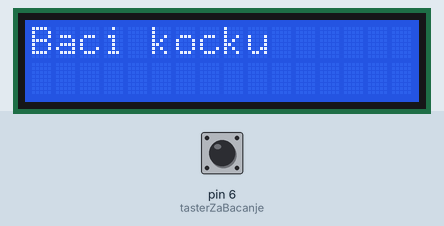
Bench run of a sketch on a simulated Arduino Uno, built with avr-gcc and run on an emulated ATmega328P. Shown: 16×2 character LCD. The test bench sets the inputs (shaded band); at power-on: pin 6 (tasterZaBacanje) HIGH. Random numbers use the default seed unless the sketch sets one; what the sketch prints to the serial monitor is not drawn.

Above: at 7.9 s.
8.0 s: pin 6 (tasterZaBacanje) pulled LOW for 0.15 s
At 9.1 s:
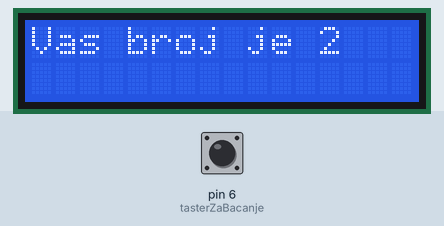
9.6 s: pin 6 (tasterZaBacanje) pulsed LOW 5 times (0.12 s each, 0.3 s apart)
At 10.08 s:
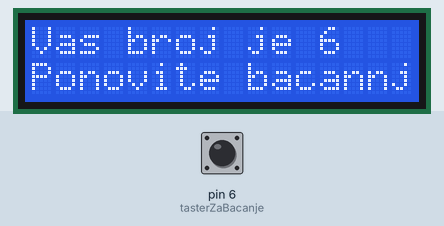
12.6 s: pin 6 (tasterZaBacanje) pulled LOW for 1 s
At 13.8 s:
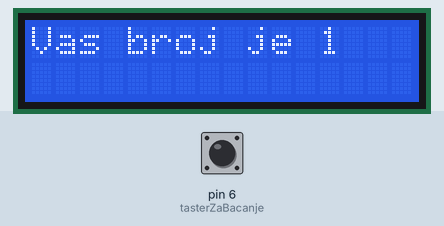
Timing chart, 0 to 14.5 s (numbered marks = the images above; inputs shaded):
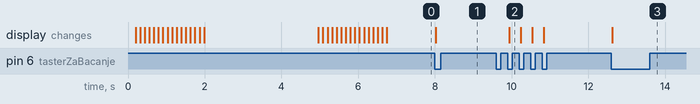

The sketch:

B26_Program.ino
```cpp
// ---  B26 - Baci kockicu
// ---  Autor: Zoran Todorovic
// ---  09.06.2022.

// [ Biblioteke ] //
#include <Wire.h>
#include <LiquidCrystal_I2C.h>

LiquidCrystal_I2C lcd(0x27, 16, 2);


int tasterZaBacanje = 6;


void setup() {
  pinMode(tasterZaBacanje, INPUT);
  Serial.begin(9600);
  // obavezni koraci za setup displeja
  lcd.begin();
  lcd.backlight();
  animacija(); // pozivanje test programa

}

void animacija(){
  lcd.clear(); // brise sve sa displeja*/

  for(int i = 0; i < 28; i++){
    lcd.clear();
     lcd.setCursor(i, 0);
    lcd.print("Dobar dan"); // postavljanje teksta displeja
    delay(107); // delay zbog 3 sekunde efekta
  }

  for(int i = 28; i > 0; i--){
    lcd.clear();
    lcd.setCursor(i, 0);
    lcd.print("Dobar dan"); // postavljanje teksta displeja
    delay(107); // delay zbog 3 sekunde efekta
  }
  lcd.setCursor(0, 0);
  lcd.print("Baci kocku");
}


bool debounce = false;
int broj = 0;


void loop() {
  Serial.println(broj);
  if(!digitalRead(tasterZaBacanje) && !debounce){
     broj = random(1,7);
     debounce = true;
     lcd.clear();
     lcd.setCursor(0,0);
     lcd.print("Vas broj je " + String(broj));

    if(broj == 6){
       lcd.setCursor(0,1);
       lcd.print("Ponovite bacannje!");
     }

  }else if(digitalRead(tasterZaBacanje) && debounce){
    debounce = false;
  }
}
```

Measured:
- after the input at 8.0 s, the display: changes at once (image 1)
- after the input at 9.6 s, the display: changes after 0.34 s (image 2)
- after the input at 12.6 s, the display: changes at once (image 3)
